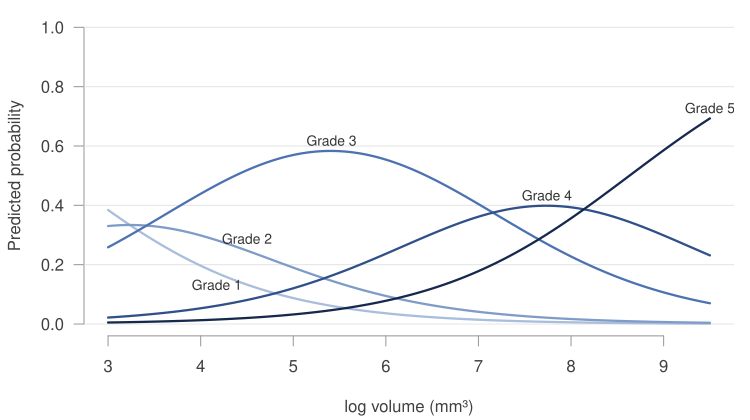

Source code (R):
# Run from the repository root:
#   Rscript codes/plots/model-formulation/probability-curves.R

library(MASS)

data <- read.csv("data/processed/nodules_train_trimmed.csv", stringsAsFactors = FALSE)
PRIMARY <- c("log_volume", "elongation", "flatness", "solidity", "compactness")
SECONDARY <- c("spiculation", "lobulation", "margin", "texture", "sphericity")
data <- data[complete.cases(data[c(PRIMARY, SECONDARY, "mal_median")]), ]
centre <- mean(data$log_volume); spread <- sd(data$log_volume)
data[PRIMARY] <- scale(data[PRIMARY])
data$y <- factor(data$mal_median, levels = 1:5, ordered = TRUE)
fit <- polr(reformulate(PRIMARY, "y"), data = data, method = "logistic")

# Other predictors at their means, which are 0 after standardising
x <- seq(3, 9.5, length.out = 300)
grid <- data.frame(log_volume = (x - centre) / spread, elongation = 0, flatness = 0,
                   solidity = 0, compactness = 0)
P <- predict(fit, grid, type = "probs")

# Ordered grades: one hue, light to dark
ramp <- c("#a9bddc", "#7f9bc8", "#4c72b0", "#2f5088", "#16294d")

pdf("codes/plots/model-formulation/probability-curves.pdf", width = 7.5, height = 4.2)
par(mar = c(4.2, 4.2, 0.8, 0.8), las = 1, col.axis = "grey25", col.lab = "grey25", fg = "grey60")
plot(range(x), c(0, 1), type = "n", xlab = "log volume (mm\u00b3)",
     ylab = "Predicted probability", bty = "n")
abline(h = seq(0, 1, 0.2), col = "grey90")
for (k in 1:5) lines(x, P[, k], col = ramp[k], lwd = 2.2)
for (k in 1:5) {
  i <- c(55, 70, which.max(P[, 3]), which.max(P[, 4]), which.max(P[, 5]))[k]
  text(x[i], P[i, k] + c(-0.04, 0.04, 0.035, 0.035, 0.035)[k], paste("Grade", k),
       col = "grey20", cex = 0.85)
}
invisible(dev.off())
